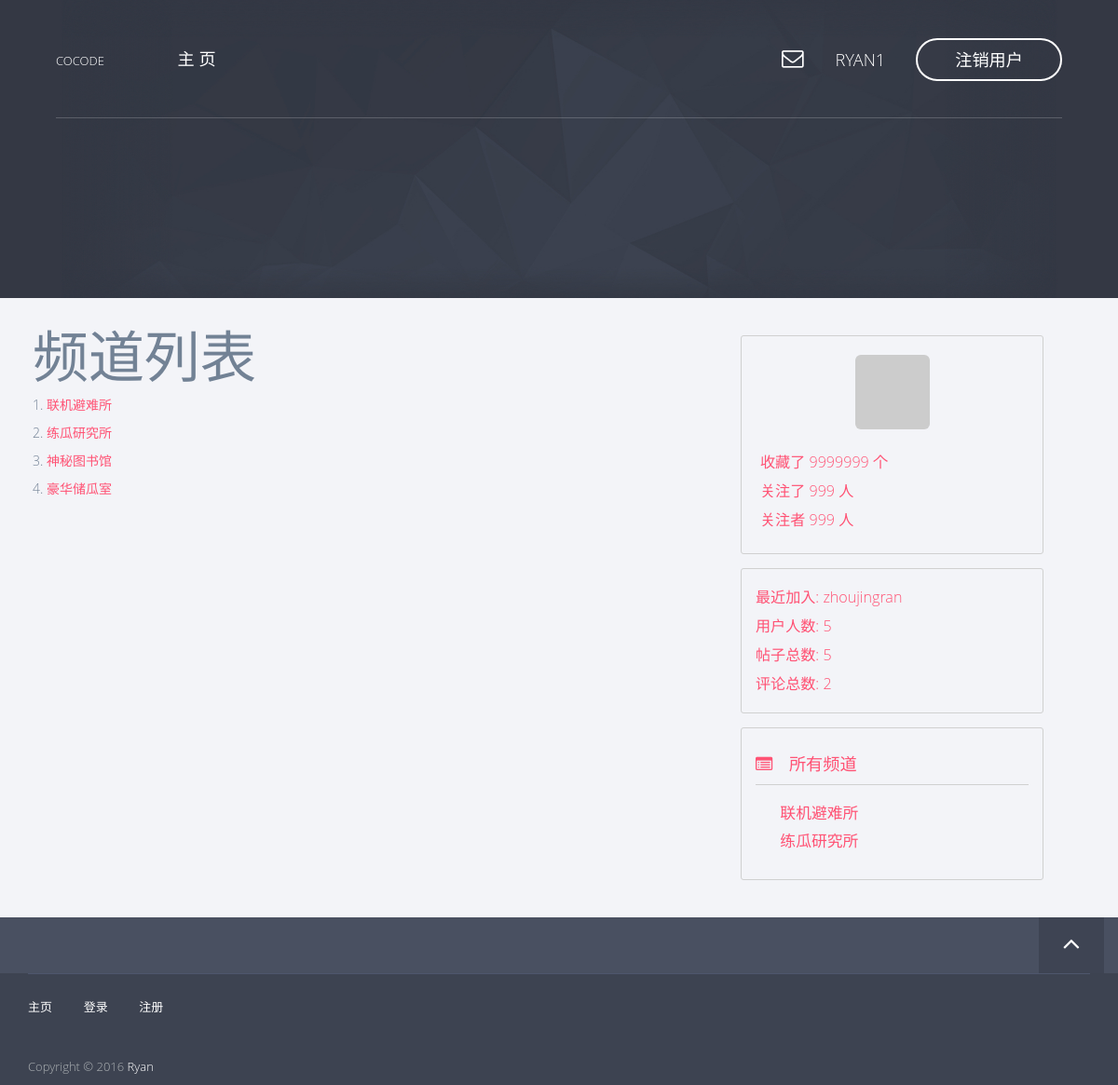
/channel/list (signed in), run on an earlier commit of the app's database.
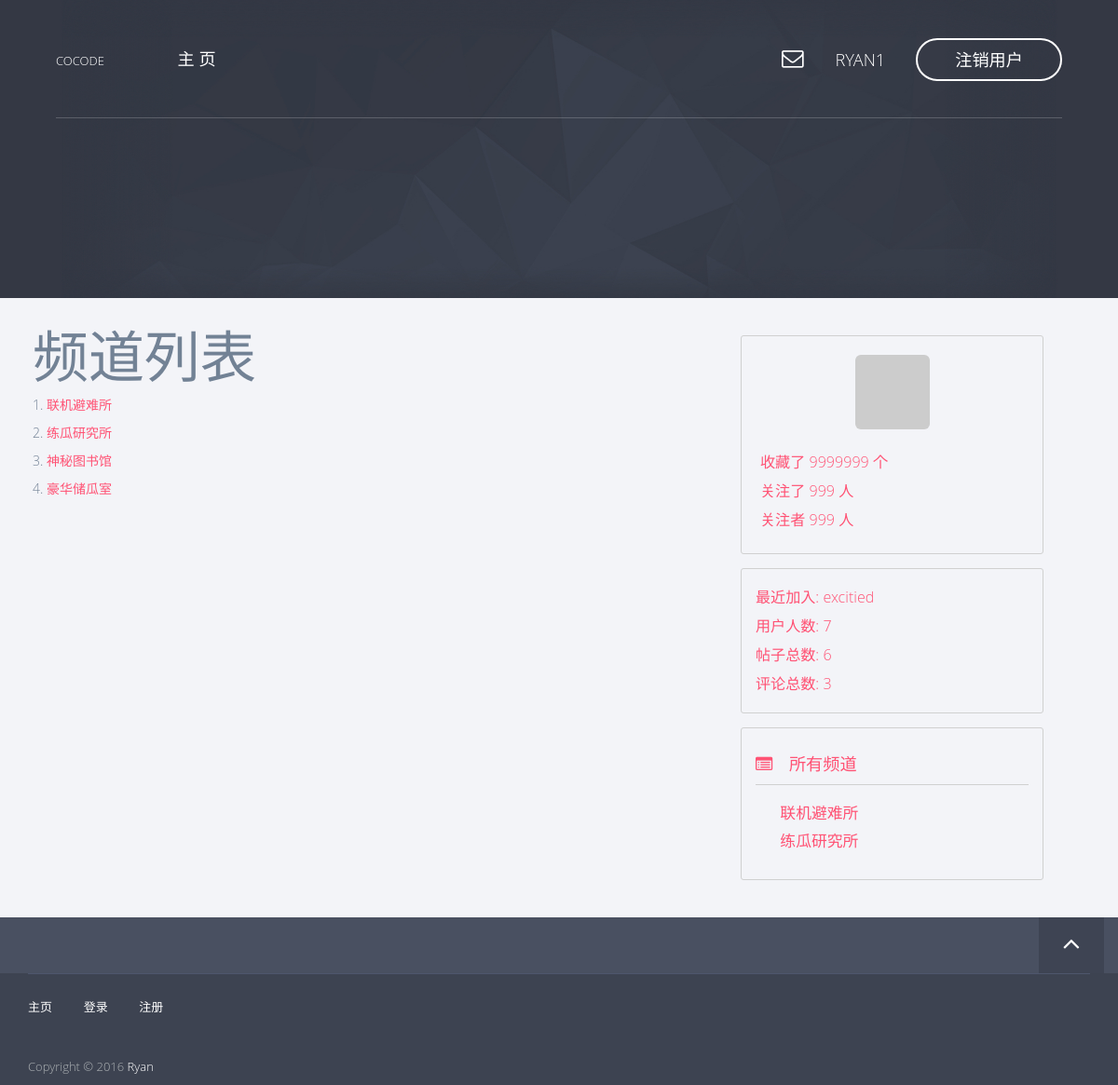
And on a later commit of the database.
### app/models/user.py (models this page shows, shortened)
class User(db.Model, Model):
    __tablename__ = 'users'
    id = db.Column(db.Integer, primary_key=True)
    username = db.Column(db.String(), unique=True)
    password_hash = db.Column(db.String())
    email = db.Column(db.String(), unique=True)
    avatar_hash = db.Column(db.String())
    created_time = db.Column(db.Integer, default=0)
    role_id = db.Column(db.Integer, db.ForeignKey('roles.id'))
    posts = db.relationship('Post', backref='author')
    comments = db.relationship('Comment', backref='author')
    @property
    def password(self):
        raise AttributeError('password is not readable')
    def is_admin(self):
        return self.role.permissions == 0xff
    def gravatar(self, size=100, default='identicon', rating='g'):
        from flask import request
        gravatar_url = 'secure.gravatar.com/avatar'
        if request.is_secure:
            url = 'https://' + gravatar_url
        else:
            url = 'http://' + gravatar_url
        hash = self.avatar_hash or md5(self.email.encode('utf-8')).hexdigest()
        return '{url}/{hash}?s={size}&d={default}&r={rating}'.format(url=url,
                                                                     hash=hash,
                                                                     size=size,
                                                                     default=default,
                                                                     rating=rating)

### app/views.py (the view)
@app.route('/channel/list')
def channels():
    channels = Channel.query.all()
    return render_template('channels.html',
                           channels=channels)

### app/context_processers.py (called while the page is built)
@app.context_processor
def current_user_processor():
    return dict(current_user=current_user())

@app.context_processor
def channel_processor():
    channels = Channel.query.all()
    permissions = [
        ChannelPermission.NORMAL,
        ChannelPermission.ADMIN,
    ]
    dic = {
        'channels': channels,
        'permissions': permissions,
    }
    return dict(**dic)

@app.context_processor
def user_processor():
    user_count = User.query.count()
    new_user = User.query.order_by(User.created_time.desc()).first()
    return dict(new_user=new_user,
                user_count=user_count)

@app.context_processor
def post_processor():
    post_count = Post.query.count()
    return dict(post_count=post_count)

@app.context_processor
def comment_processor():
    comment_count = Comment.query.count()
    return dict(comment_count=comment_count)

### app/models/channel.py (called while the page is built)
    def is_admin(self):
        return self.permission == ChannelPermission.ADMIN[0]

### app/models/user.py (called while the page is built)
def current_user():
    id = session.get('user_key', None)
    user = None
    if id is not None:
        user = User.query.get(id)
    return user

### app/templates/channels.html (shortened to what this page needs)
{% extends 'base8-4.html' %}
{% block page_content %}
    <h1>频道列表</h1>
    {% for c in channels %}
        <p>{{ c.id }}. <a href="/channel/{{ c.id }}">{{ c.name }}</a></p>
    {% endfor %}
{% endblock %}

### app/templates/_bbs_info.html
<div class="col-md-10 forum-info">
    <div class="forum-info-item">最近加入: <a href="/profile/{{ new_user.username }}">{{ new_user.username }}</a></div>
    <div class="forum-info-item">用户人数: {{ user_count }}</div>
    <div class="forum-info-item">帖子总数: {{ post_count }} </div>
    <div class="forum-info-item">评论总数: {{ comment_count }} </div>
</div>

What changed in the data, as far as the page shows it:
no longer on this page (row unchanged): User: username "zhoujingran"
added User: username "excitied"
Also different on the page:
{{ user_count }}: "5" → "7"
{{ post_count }}: "5" → "6"
{{ comment_count }}: "2" → "3"
